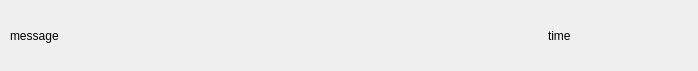
<?xml version="1.0" encoding="UTF-8"?>
<ui version="4.0">
 <class>chatItemWidget</class>
 <widget class="QWidget" name="chatItemWidget">
  <property name="geometry">
   <rect>
    <x>0</x>
    <y>0</y>
    <width>698</width>
    <height>71</height>
   </rect>
  </property>
  <property name="windowTitle">
   <string>Form</string>
  </property>
  <widget class="QWidget" name="">
   <property name="geometry">
    <rect>
     <x>10</x>
     <y>10</y>
     <width>671</width>
     <height>51</height>
    </rect>
   </property>
   <layout class="QHBoxLayout" name="horizontalLayout" stretch="4,1">
    <item>
     <widget class="QLabel" name="message_label">
      <property name="text">
       <string>message</string>
      </property>
     </widget>
    </item>
    <item>
     <widget class="QLabel" name="time_label">
      <property name="text">
       <string>time</string>
      </property>
     </widget>
    </item>
   </layout>
  </widget>
 </widget>
 <resources/>
 <connections/>
</ui>
